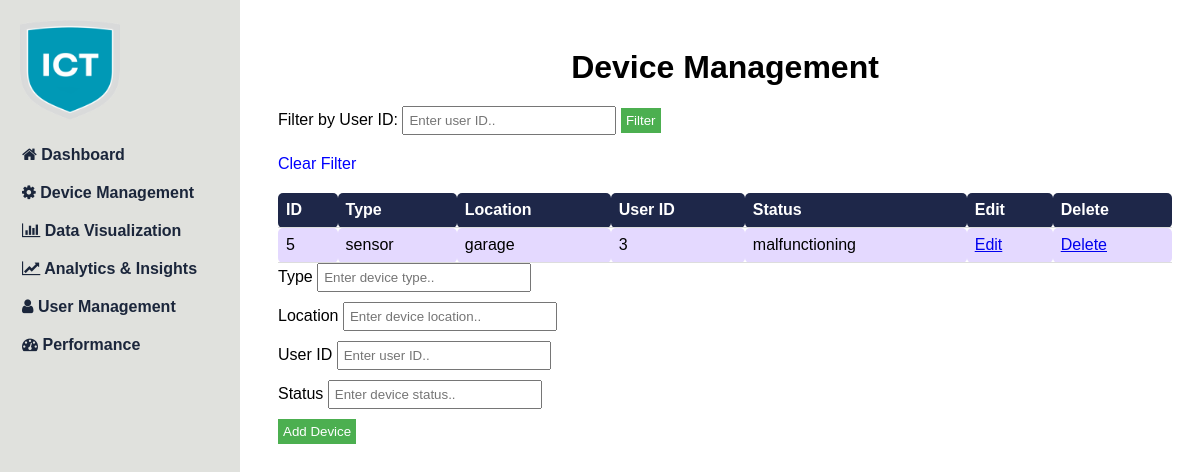
The page /device.php?user_id=3 on the database its author committed.
### tables this page shows
CREATE TABLE `Devices` (
  `device_id` int(11) NOT NULL,
  `device_type` varchar(50) DEFAULT NULL,
  `location` varchar(50) DEFAULT NULL,
  `user_id` int(11) NOT NULL,
  `status` varchar(50) DEFAULT NULL
);

### device.php (the view, shortened to what this page needs)
<!DOCTYPE html>
<html>
<head>
    <link rel="stylesheet" href="./css/device.css">
	<link rel="stylesheet" href="https://cdnjs.cloudflare.com/ajax/libs/font-awesome/5.15.3/css/all.min.css">
</head>
<body>
    <?php include 'sidebar.php'; ?>
    <div class="container">
		<h1>Device Management</h1>
		<form action="" method="GET">
			<label for="user_id">Filter by User ID:</label>
			<input type="text" id="user_id" name="user_id" placeholder="Enter user ID..">
			<input type="submit" value="Filter">
			<?php
			if (isset($_GET['user_id'])) {
				echo '<a href="device.php" class="clear_filter">Clear Filter</a>';
			}
			?>
		</form>
		<table>
			<tr>
				<th>ID</th>
				<th>Type</th>
				<th>Location</th>
				<th>User ID</th>
				<th>Status</th>
				<th>Edit</th>
				<th>Delete</th>
			</tr>
			<?php
			$servername = "localhost";
			$username = "root";
			$password = "";
			$dbname = "IoT_Framework";
			$conn = new mysqli($servername, $username, $password, $dbname);
			$sql = "SELECT * FROM Devices";
			if (isset($_GET['user_id'])) {
				$user_id = $_GET['user_id'];
				$sql .= " WHERE user_id='$user_id'";
			}
			$result = $conn->query($sql);
			if ($result->num_rows > 0) {
				while ($row = $result->fetch_assoc()) {
					echo "<tr>";
					echo "<td>" . $row["device_id"] . "</td>";
					echo "<td>" . $row["device_type"] . "</td>";
					echo "<td>" . $row["location"] . "</td>";
					echo "<td>" . $row["user_id"] . "</td>";
					echo "<td>" . $row["status"] . "</td>";
					echo "<td><a href='edit_device.php?id=" . $row["device_id"] . "'>Edit</a></td>";
					echo "<td><a href='delete_device.php?id=" . $row["device_id"] . "'>Delete</a></td>";
					echo "</tr>";
				}
			} else {
				echo "0 results";
			}
			?>
        </table>
        <form action="add_device.php" method="POST">
            <label for="type">Type</label>
            <input type="text" id="type" name="type" placeholder="Enter device type..">
            <br>
            <label for="location">Location</label>
            <input type="text" id="location" name="location" placeholder="Enter device location..">
            <br>
            <label for="user_id">User ID</label>
            <input type="text" id="user_id" name="user_id" placeholder="Enter user ID..">
            <br>
            <label for="status">Status</label>
            <input type="text" id="status" name="status" placeholder="Enter device status..">
            <br>
            <input type="submit" value="Add Device">
        </form>
    </div>
</body>
</html>

### css/device.css (style rules this page uses)
* { font-family: 'Source Sans Pro', sans-serif; }
.container { margin-left: 250px; padding: 20px; }
table { width: 100%; border-collapse: collapse; }
table th, table td { padding: 8px; text-align: left; border-bottom: 1px solid #ddd; }
h1 { margin-bottom: 20px; }
form { margin-bottom: 20px; }
input[type="text"] { padding: 8px; margin-bottom: 10px; width: 200px; }
input[type="submit"] { padding: 8px 16px; background-color: #4CAF50; border: none; color: white; cursor: pointer; }
.clear_filter { display: block; margin-top: 10px; color: blue; text-decoration: none; }
h1 { text-align: center; }
table { border: 1px ; margin: 0 auto; border-collapse: collapse; border-radius: 5px; color: #000; }
th, td { border: 1px; padding: 10px; border-radius: 5px; }
th { background-color: #1e2749; color: #fff; }
tr:nth-child(even) { background-color: #e4d9ff; }
input[type="text"], input[type="submit"] { padding: 5px; }
input[type="submit"] { background-color: #4CAF50; color: white; cursor: pointer; }

### rows shown on the page
devices: device_id "5", device_type "sensor", location "garage", user "3", status "malfunctioning"
